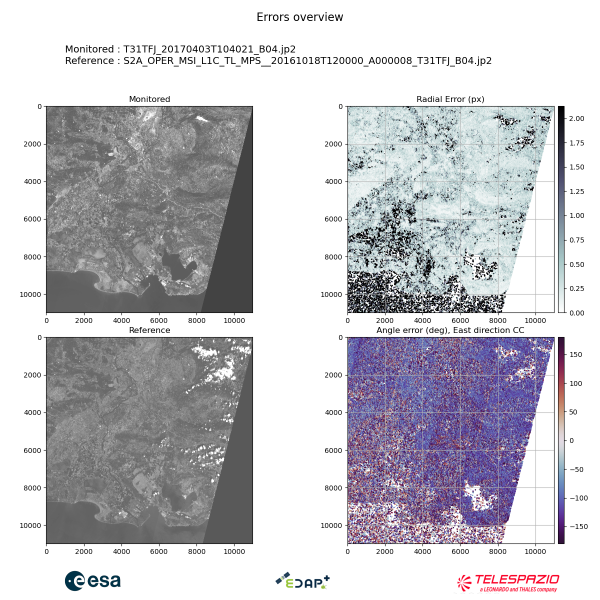
#> input picture _images/01_overview.png, 1200 x 1200 px, given in place of coverage_default.png, which was not available (shown at 1/2 size); the run also reads 1 picture not shown here
$ python prep_assets.py ../_images
#> lines starting #> are read from the running program, lines starting #| are printed output that depends on the picture
"""Crops used by mkintro.py. Usage: python3 prep_assets.py <karios-3.0.0 issues dir>/images"""
import os, sys
from PIL import Image
I = sys.argv[1].rstrip("/") + "/"
W = os.environ.get("VIDEO_WORK", "work") + "/"
os.makedirs(W, exist_ok=True)
for n in ("default", "coarse_to_fine"):  # "Key point density" panel of the --debug coverage plot
    Image.open(I + f"coverage_{n}.png").crop((0, 180, 1340, 1380)).save(W + f"dens_{n}.png")
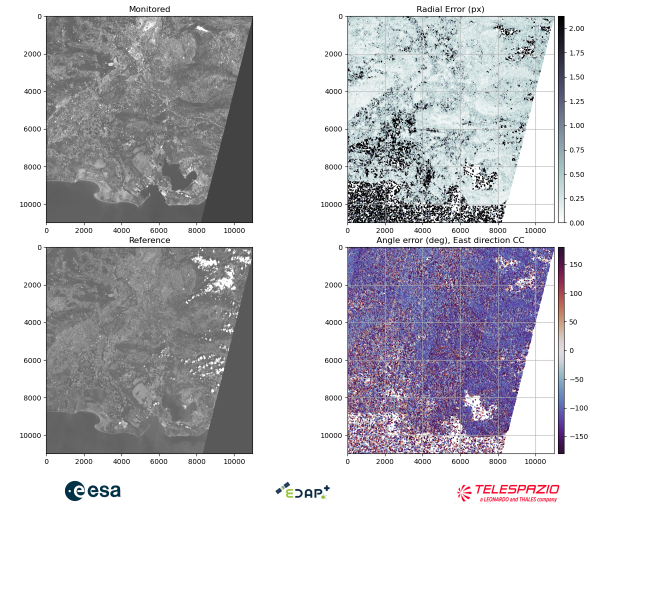
#> saved as dens_default.png: PIL image 1340x1200 RGBA (shown at 1/2 size); mean R, G, B, A 142.7, 141.8, 146.6, 194.1; transparent parts drawn white
#> pass 2 of the loop `for n in ("default", "coarse_to_fine"):  # "Key point density" panel o..`:
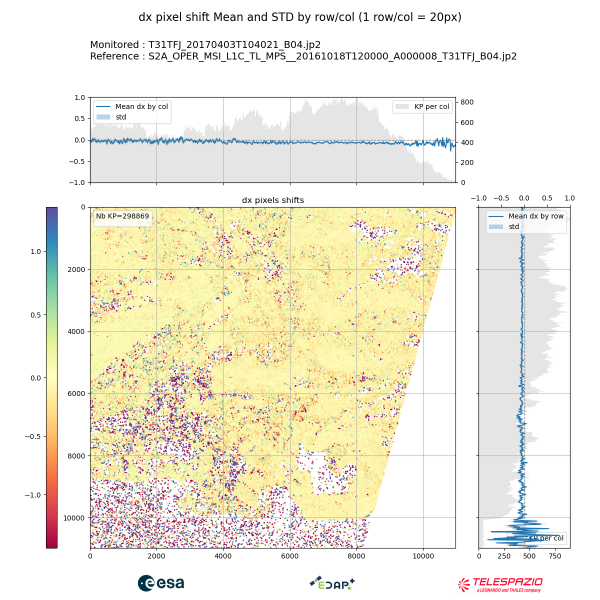
#> input picture _images/02_dx.png, 1200 x 1200 px, given in place of coverage_coarse_to_fine.png, which was not available (shown at 1/2 size)
#> `Image.open(I + f"coverage_{n}.png").crop((0, 180, 1340, 1380)).save(W ..`:
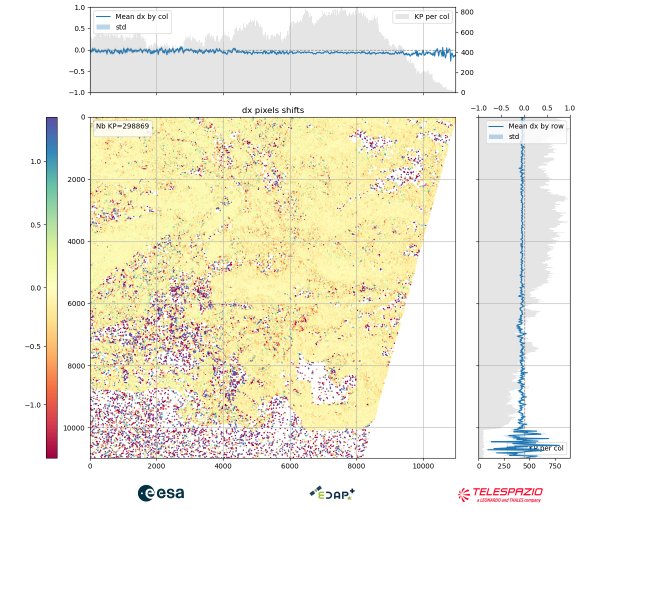
#> saved as dens_coarse_to_fine.png: PIL image 1340x1200 RGBA (shown at 1/2 size); mean R, G, B, A 182.8, 179.6, 166.4, 194.1; transparent parts drawn white
r = Image.open(I + "report_report.png")
#> r is the input picture: PIL image 1200x1200 RGBA; mean R, G, B, A 240.9, 237.4, 222.6, 255
r.crop((90, 0, 1310, 915)).save(W + "rep_top.png")      # report header + input images
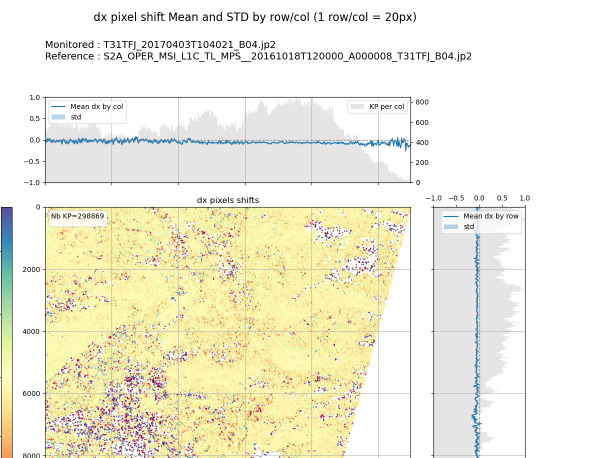
#> saved as rep_top.png: PIL image 1220x915 RGBA (shown at 1/2 size); mean R, G, B, A 218.5, 215.7, 198.4, 232; transparent parts drawn white
r.crop((90, 920, 1310, 1540)).save(W + "rep_acc.png")   # "Accuracy Results" section
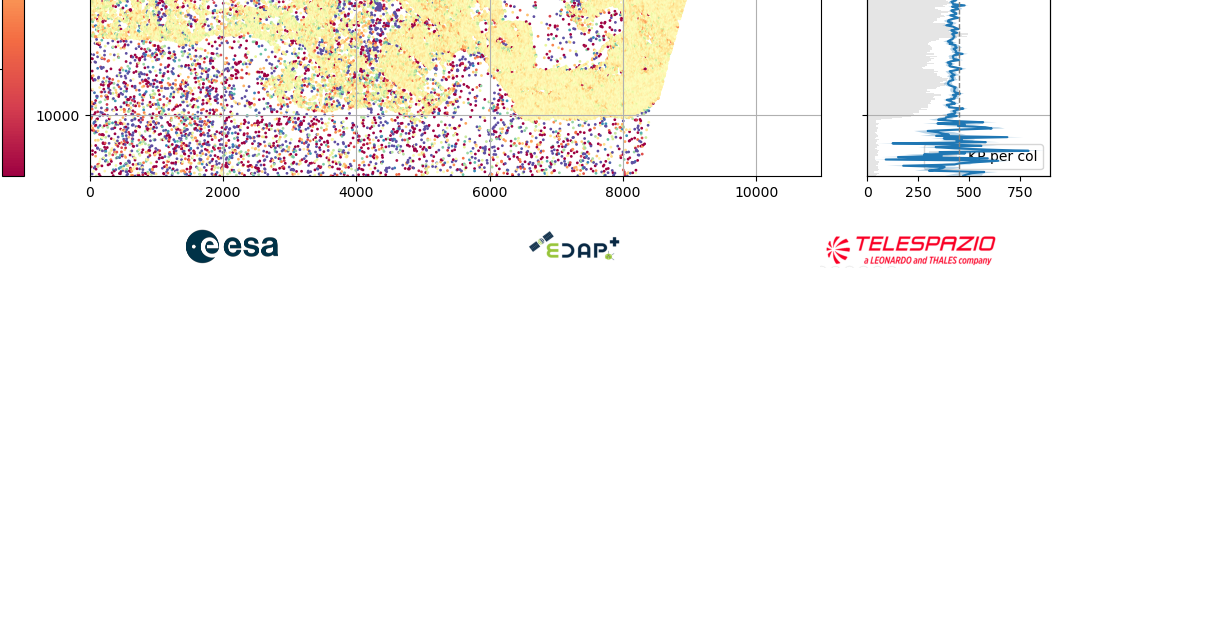
#> saved as rep_acc.png: PIL image 1220x620 RGBA; mean R, G, B, A 98.2, 95.5, 93.2, 104.8; transparent parts drawn white
